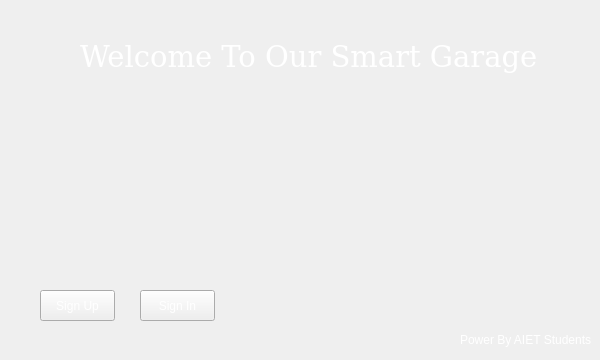
<?xml version="1.0" encoding="UTF-8"?>
<ui version="4.0">
 <class>Form</class>
 <widget class="QWidget" name="Form">
  <property name="geometry">
   <rect>
    <x>0</x>
    <y>0</y>
    <width>600</width>
    <height>360</height>
   </rect>
  </property>
  <property name="windowTitle">
   <string>Form</string>
  </property>
  <property name="styleSheet">
   <string notr="true">border-image: url(:/new/prefix1/2017.jpg);</string>
  </property>
  <widget class="QPushButton" name="pushButton_2">
   <property name="geometry">
    <rect>
     <x>140</x>
     <y>290</y>
     <width>75</width>
     <height>31</height>
    </rect>
   </property>
   <property name="styleSheet">
    <string notr="true">color: rgb(255, 255, 255);
font: 63 oblique 12pt &quot;URW Gothic L&quot;;</string>
   </property>
   <property name="text">
    <string>Sign In</string>
   </property>
  </widget>
  <widget class="QPushButton" name="pushButton">
   <property name="geometry">
    <rect>
     <x>40</x>
     <y>290</y>
     <width>75</width>
     <height>31</height>
    </rect>
   </property>
   <property name="styleSheet">
    <string notr="true">color: rgb(255, 255, 255);
font: 63 oblique 12pt &quot;URW Gothic L&quot;;</string>
   </property>
   <property name="text">
    <string>Sign Up</string>
   </property>
  </widget>
  <widget class="QLabel" name="label">
   <property name="geometry">
    <rect>
     <x>80</x>
     <y>40</y>
     <width>458</width>
     <height>34</height>
    </rect>
   </property>
   <property name="font">
    <font>
     <family>DejaVu Serif</family>
     <pointsize>22</pointsize>
     <weight>9</weight>
     <italic>false</italic>
     <bold>false</bold>
    </font>
   </property>
   <property name="styleSheet">
    <string notr="true">color: rgb(255, 255, 255);
font: 75 22pt &quot;DejaVu Serif&quot;;
</string>
   </property>
   <property name="text">
    <string>Welcome To Our Smart Garage</string>
   </property>
  </widget>
  <widget class="QLabel" name="label_2">
   <property name="geometry">
    <rect>
     <x>460</x>
     <y>330</y>
     <width>131</width>
     <height>20</height>
    </rect>
   </property>
   <property name="styleSheet">
    <string notr="true">color: rgb(255, 255, 255);
font: 63 italic 10pt &quot;URW Chancery L&quot;;</string>
   </property>
   <property name="text">
    <string>Power By AIET Students</string>
   </property>
  </widget>
 </widget>
 <resources>
  <include location="iamge.qrc"/>
  <include location="image.qrc"/>
 </resources>
 <connections/>
</ui>
